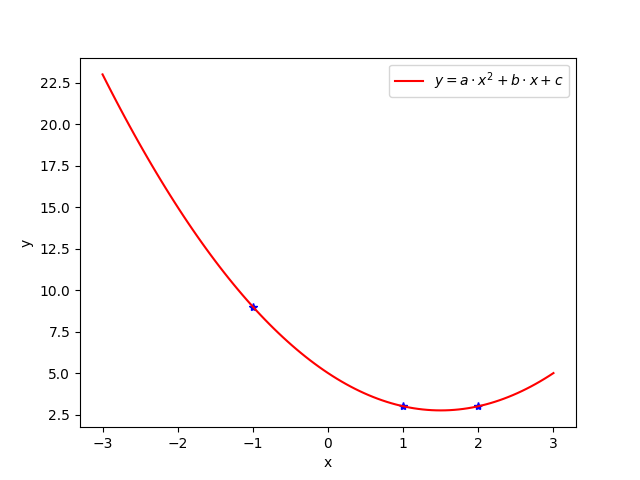

Write Python code to recreate this figure.
from numpy import array,zeros
import numpy as np
import pdb
import matplotlib.pyplot as plt

def cherche_pivot(A, j):
    """Cherche et renvoie un i tel que abs(A[i,j]) est maximal, avec i<=j"""
    n = len(A)
    best = j
    for i in range(j+1, n):
        # Inv : pour tout k <= i, abs(A[best,j]) >= abs(A[k,j])
        if abs(A[i,j]) > abs(A[best,j]):
            best = i
    return best

def echange_lignes(A, i, j):
    """Échange les lignes i et j de la matrice A"""
    A[i,:],A[j,:] = A[j,:].copy(), A[i,:].copy()
    return None

def descente(A,b):
    """Phase de descente de la méthode du pivot pour résoudre Ax = b.
    Préconditions : A et b sont de type array,
    A est inversible,
    b a même nombre de lignes que A.
    Attention: cette fonction modifie A et b."""
    n = len(A)
    for j in range(n-1):
        ip = cherche_pivot(A, j)
        # on met en place la ligne du pivot :
        echange_lignes(A, j, ip)
        echange_lignes(b, j, ip)
        p = A[j, j] # le pivot
        for i in range(j+1, n):
            alpha = - A[i,j] / p # Coefficient multiplicateur
            b[i,:] = b[i,:] + alpha * b[j,:]
            A[i,:] = A[i,:] + alpha * A[j,:]
    return None

def remontee(U,B):
    """Résout le système UX = b.
    Préconditions: U triangulaire supérieure
    b a autant de lignes que U."""
    n, m = B.shape
    X = zeros((n, m))
    for k in range(n):
        i = n-1-k
        # Invariant X[i+1:] est correct
        s = U[i, i+1:].dot(X[i+1:])
        X[i] = (B[i] - s) / U[i, i]
    return X

def resout(A,b):
    """Applique la méthode du pivot pour résoudre Ax = b.
    Renvoie la solution x trouvée.
    Préconditions : A et b sont de type array,
    A est inversible,
    b a même nombre de lignes que A."""
    n = len(A)
    # On copie A et b
    A_, b_ = A.copy(), b.copy()
    descente(A_,b_)
    return remontee(A_,b_)


A=array([[(-1.)**2,-1.,1.],[1.**2,1.,1.],[2.**2,2.,1.]])
b=array([[9.],[3.],[3.]])

X=resout(A,b)

def f(x):
    return X[0]*x**2+X[1]*x+X[2]

vx=np.linspace(-3,3,101)
plt.plot([-1,1,2],[9,3,3],'b*')
plt.plot(vx,f(vx),'r-',label='$y=a\cdot x^2+b\cdot x+c$')
plt.xlabel('x')
plt.ylabel('y')
plt.legend()
plt.savefig('polynome.png')




